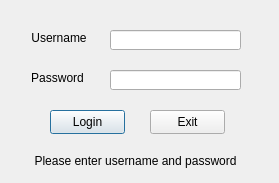
<?xml version="1.0" encoding="UTF-8"?>
<ui version="4.0">
 <class>Dialog</class>
 <widget class="QDialog" name="Dialog">
  <property name="geometry">
   <rect>
    <x>0</x>
    <y>0</y>
    <width>279</width>
    <height>183</height>
   </rect>
  </property>
  <property name="windowTitle">
   <string>Chatroom</string>
  </property>
  <property name="toolTipDuration">
   <number>1</number>
  </property>
  <widget class="QLabel" name="nameLabel">
   <property name="geometry">
    <rect>
     <x>30</x>
     <y>30</y>
     <width>58</width>
     <height>16</height>
    </rect>
   </property>
   <property name="font">
    <font>
     <family>Microsoft YaHei UI</family>
    </font>
   </property>
   <property name="cursor">
    <cursorShape>ArrowCursor</cursorShape>
   </property>
   <property name="frameShape">
    <enum>QFrame::NoFrame</enum>
   </property>
   <property name="text">
    <string>Username</string>
   </property>
   <property name="alignment">
    <set>Qt::AlignCenter</set>
   </property>
  </widget>
  <widget class="QLineEdit" name="nameInput">
   <property name="geometry">
    <rect>
     <x>110</x>
     <y>30</y>
     <width>131</width>
     <height>20</height>
    </rect>
   </property>
   <property name="font">
    <font>
     <family>Microsoft YaHei UI</family>
    </font>
   </property>
  </widget>
  <widget class="QLabel" name="passLabel">
   <property name="geometry">
    <rect>
     <x>30</x>
     <y>70</y>
     <width>55</width>
     <height>16</height>
    </rect>
   </property>
   <property name="font">
    <font>
     <family>Microsoft YaHei UI</family>
    </font>
   </property>
   <property name="cursor">
    <cursorShape>ArrowCursor</cursorShape>
   </property>
   <property name="mouseTracking">
    <bool>false</bool>
   </property>
   <property name="frameShape">
    <enum>QFrame::NoFrame</enum>
   </property>
   <property name="text">
    <string>Password</string>
   </property>
   <property name="alignment">
    <set>Qt::AlignCenter</set>
   </property>
  </widget>
  <widget class="QLineEdit" name="passInput">
   <property name="geometry">
    <rect>
     <x>110</x>
     <y>70</y>
     <width>131</width>
     <height>20</height>
    </rect>
   </property>
   <property name="font">
    <font>
     <family>Microsoft YaHei UI</family>
    </font>
   </property>
   <property name="echoMode">
    <enum>QLineEdit::Password</enum>
   </property>
  </widget>
  <widget class="QPushButton" name="submitButton">
   <property name="geometry">
    <rect>
     <x>50</x>
     <y>110</y>
     <width>75</width>
     <height>24</height>
    </rect>
   </property>
   <property name="font">
    <font>
     <family>Microsoft YaHei UI</family>
    </font>
   </property>
   <property name="text">
    <string>Login</string>
   </property>
  </widget>
  <widget class="QPushButton" name="exitButton">
   <property name="geometry">
    <rect>
     <x>150</x>
     <y>110</y>
     <width>75</width>
     <height>24</height>
    </rect>
   </property>
   <property name="font">
    <font>
     <family>Microsoft YaHei UI</family>
    </font>
   </property>
   <property name="text">
    <string>Exit</string>
   </property>
  </widget>
  <widget class="QLabel" name="noticeLabel">
   <property name="geometry">
    <rect>
     <x>10</x>
     <y>140</y>
     <width>251</width>
     <height>41</height>
    </rect>
   </property>
   <property name="font">
    <font>
     <family>Microsoft YaHei UI</family>
    </font>
   </property>
   <property name="text">
    <string>Please enter username and password</string>
   </property>
   <property name="textFormat">
    <enum>Qt::PlainText</enum>
   </property>
   <property name="alignment">
    <set>Qt::AlignCenter</set>
   </property>
  </widget>
 </widget>
 <resources/>
 <connections/>
</ui>
